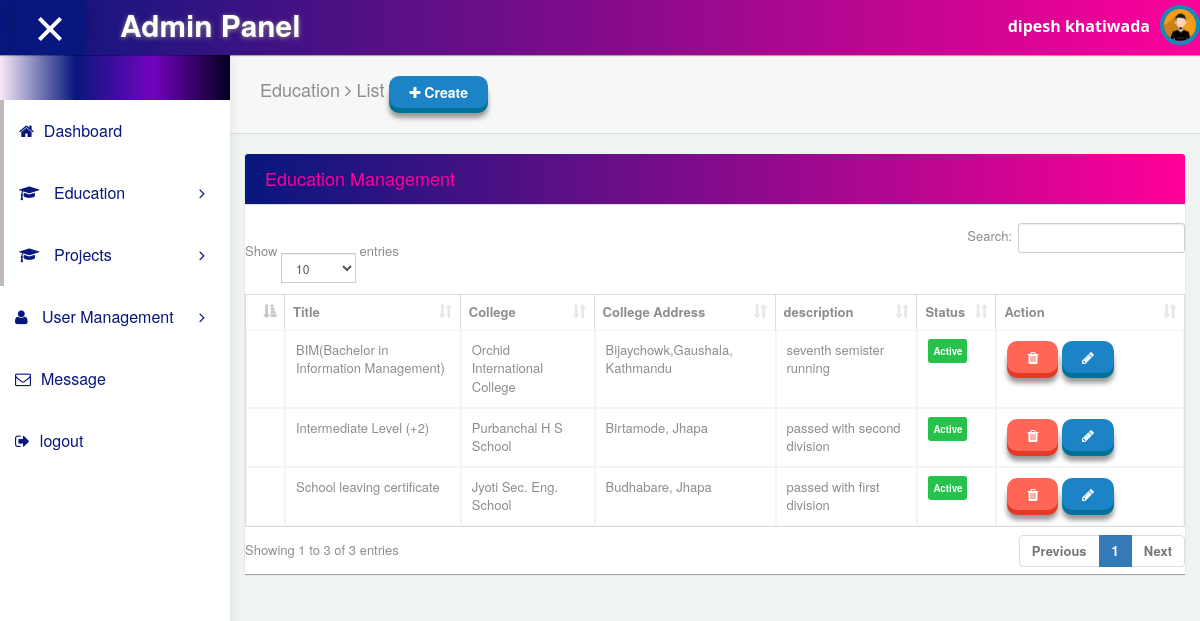
The page /education (signed in) on the database its author committed.
### tables this page shows
CREATE TABLE "educations" (
	"id"	INTEGER NOT NULL PRIMARY KEY AUTOINCREMENT UNIQUE,
	"title"	varchar(100) NOT NULL UNIQUE,
	"college"	varchar(100) NOT NULL,
	"college_address"	varchar(100) NOT NULL,
	"description"	TEXT NOT NULL,
	"status"	boolean NOT NULL,
	"created_by"	INTEGER NOT NULL,
	"updated_by"	INTEGER,
	FOREIGN KEY(created_by) REFERENCES users(id),
	FOREIGN KEY(updated_by) REFERENCES users(id)
	
);

### app.py (the view)
@app.route("/education") #decorator
def education_list():
    errors={}
    if 'user_id' not in session.keys():
        return redirect("/login")
    selectQuery="Select * from educations"
    cursor.execute(selectQuery)
    data=cursor.fetchall()
    if session["success"] != "1":
        errors['success'] = session["success"]
        session["success"]=""
    return render_template("backend/education_list.html",value=data,errors = errors)

### templates/backend/education_list.html (shortened to what this page needs)
{% extends "backend/base.html" %}
{% block content %}
<div id="content">
        <div class="panel box-shadow-none content-header">
          <div class="panel-body">
            <div class="col-md-12">
                <h4 class="animated fadeInLeft">
                    Education <span class="fa-angle-right fa"></span> List
                    <a href="/education/create" class="btn btn-3d btn-primary"><span class="fa fa-plus"></span> Create</a>
                </h4>
            </div>
          </div>
        </div>
        <div class="form-element">
          <div class="col-md-12 padding-0">
            <div class="col-md-12">
              <div class="panel form-element-padding">
                <div class="panel-heading">
                 <h4>Education Management</h4>
                </div>
                <br/>
                    <table class="table table-bordered" id="list_table">
                        <thead>
                          <tr>
                            <th></th>
                            <th>Title</th>
                            <th>College</th>
                            <th>College Address</th>
                            <th>description</th>
                            <th>Status</th>
                            <th>Action</th>
                          </tr>
                        </thead>
                        <tbody>
                          {%for val in value %}
                          <tr>
                            <td></td>
                            <td>{{val[1]}}</td>
                            <td>{{val[2]}}</td>
                            <td>{{val[3]}}</td>
                            <td>{{val[4]}}</td>
                            <td>
                              {%if val[5] ==1 %}
                              <span class="label label-success">Active</span>
                              {% else %}
                              <span class="label label-warning">De Active</span>
                              {% endif %}
                            </td>
                            <td width="20%">
                              <a href="" class="btn btn-3d btn-danger" data-toggle="modal" data-target="#myModal_{{val[0]}}"><i class="fa fa-trash"></i></a>
                              <a href="/education/{{val[0]}}/edit" class="btn btn-3d btn-primary"><i class="fa fa-pencil"></i></a>
                            </td>
                          </tr>
                          {% endfor %}
                        </tbody>
                       </table>
              </div>
            </div>
          </div>
      </div>
    </div>
{% endblock %}

### rows shown on the page
educations: title "BIM(Bachelor in Information Management)", college "Orchid International College", college_address "Bijaychowk,Gaushala, Kathmandu", description "seventh semister running", status "Active"
educations: title "Intermediate Level (+2)", college "Purbanchal H S School", college_address "Birtamode, Jhapa", description "passed with second division", status "Active"
educations: title "School leaving certificate", college "Jyoti Sec. Eng. School", college_address "Budhabare, Jhapa", description "passed with first division", status "Active"

### other values the page prints
{{ session["name"] }} "dipesh khatiwada"
